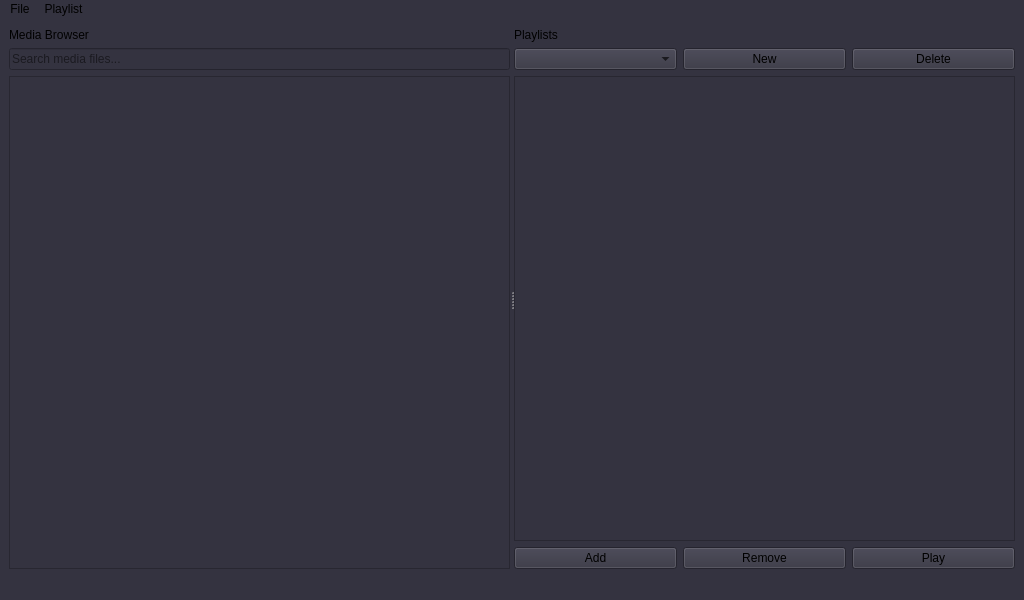
<?xml version="1.0" encoding="UTF-8"?>
<ui version="4.0">
 <class>MainWindow</class>
 <widget class="QMainWindow" name="MainWindow">
  <property name="geometry">
   <rect>
    <x>0</x>
    <y>0</y>
    <width>1024</width>
    <height>600</height>
   </rect>
  </property>
  <property name="windowTitle">
   <string>Media Player</string>
  </property>
  <property name="styleSheet">
   <string notr="true">background-color : rgb(52,51,64);</string>
  </property>
  <widget class="QWidget" name="centralwidget">
   <layout class="QHBoxLayout" name="horizontalLayout">
    <item>
     <widget class="QSplitter" name="splitter">
      <property name="orientation">
       <enum>Qt::Orientation::Horizontal</enum>
      </property>
      <widget class="QWidget" name="mediaBrowserWidget" native="true">
       <layout class="QVBoxLayout" name="verticalLayout">
        <item>
         <widget class="QLabel" name="label">
          <property name="text">
           <string>Media Browser</string>
          </property>
         </widget>
        </item>
        <item>
         <widget class="QLineEdit" name="searchLineEdit">
          <property name="placeholderText">
           <string>Search media files...</string>
          </property>
         </widget>
        </item>
        <item>
         <widget class="QTreeView" name="mediaTreeView"/>
        </item>
       </layout>
      </widget>
      <widget class="QWidget" name="playlistWidget" native="true">
       <layout class="QVBoxLayout" name="verticalLayout_2">
        <item>
         <widget class="QLabel" name="label_2">
          <property name="text">
           <string>Playlists</string>
          </property>
         </widget>
        </item>
        <item>
         <layout class="QHBoxLayout" name="horizontalLayout_2">
          <item>
           <widget class="QComboBox" name="playlistComboBox"/>
          </item>
          <item>
           <widget class="QPushButton" name="newPlaylistButton">
            <property name="text">
             <string>New</string>
            </property>
           </widget>
          </item>
          <item>
           <widget class="QPushButton" name="deletePlaylistButton">
            <property name="text">
             <string>Delete</string>
            </property>
           </widget>
          </item>
         </layout>
        </item>
        <item>
         <widget class="QListView" name="playlistView"/>
        </item>
        <item>
         <layout class="QHBoxLayout" name="horizontalLayout_3">
          <item>
           <widget class="QPushButton" name="addToPlaylistButton">
            <property name="text">
             <string>Add</string>
            </property>
           </widget>
          </item>
          <item>
           <widget class="QPushButton" name="removeFromPlaylistButton">
            <property name="text">
             <string>Remove</string>
            </property>
           </widget>
          </item>
          <item>
           <widget class="QPushButton" name="playButton">
            <property name="text">
             <string>Play</string>
            </property>
            <property name="icon">
             <iconset theme="media-playback-start"/>
            </property>
           </widget>
          </item>
         </layout>
        </item>
       </layout>
      </widget>
     </widget>
    </item>
   </layout>
  </widget>
  <widget class="QMenuBar" name="menubar">
   <property name="geometry">
    <rect>
     <x>0</x>
     <y>0</y>
     <width>1024</width>
     <height>22</height>
    </rect>
   </property>
   <widget class="QMenu" name="menuFile">
    <property name="title">
     <string>File</string>
    </property>
    <addaction name="actionBrowseFolder"/>
    <addaction name="actionScan_USB"/>
    <addaction name="separator"/>
    <addaction name="actionOpen_Audio"/>
    <addaction name="actionOpen_Video"/>
   </widget>
   <widget class="QMenu" name="menuPlaylist">
    <property name="title">
     <string>Playlist</string>
    </property>
    <addaction name="actionNewPlaylist"/>
    <addaction name="actionDeletePlaylist"/>
    <addaction name="separator"/>
    <addaction name="actionSavePlaylist"/>
   </widget>
   <addaction name="menuFile"/>
   <addaction name="menuPlaylist"/>
  </widget>
  <widget class="QStatusBar" name="statusbar"/>
  <action name="actionOpen_Audio">
   <property name="text">
    <string>Open Audio</string>
   </property>
  </action>
  <action name="actionOpen_Video">
   <property name="text">
    <string>Open Video</string>
   </property>
  </action>
  <action name="actionBrowseFolder">
   <property name="text">
    <string>Browse Folder</string>
   </property>
  </action>
  <action name="actionNewPlaylist">
   <property name="text">
    <string>New Playlist</string>
   </property>
  </action>
  <action name="actionDeletePlaylist">
   <property name="text">
    <string>Delete Playlist</string>
   </property>
  </action>
  <action name="actionSavePlaylist">
   <property name="text">
    <string>Save Playlist</string>
   </property>
  </action>
  <action name="actionScan_USB">
   <property name="text">
    <string>Scan USB</string>
   </property>
  </action>
 </widget>
 <resources/>
 <connections/>
</ui>
